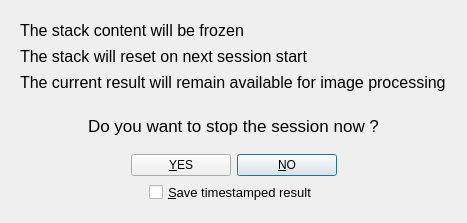
<?xml version="1.0" encoding="UTF-8"?>
<ui version="4.0">
 <class>SessionStopDialog</class>
 <widget class="QDialog" name="SessionStopDialog">
  <property name="windowModality">
   <enum>Qt::ApplicationModal</enum>
  </property>
  <property name="geometry">
   <rect>
    <x>0</x>
    <y>0</y>
    <width>467</width>
    <height>223</height>
   </rect>
  </property>
  <property name="windowTitle">
   <string>Session stop</string>
  </property>
  <property name="modal">
   <bool>true</bool>
  </property>
  <layout class="QVBoxLayout" name="verticalLayout_3">
   <item>
    <widget class="QFrame" name="frame_2">
     <property name="frameShape">
      <enum>QFrame::NoFrame</enum>
     </property>
     <property name="frameShadow">
      <enum>QFrame::Raised</enum>
     </property>
     <layout class="QVBoxLayout" name="verticalLayout_2">
      <item>
       <widget class="QLabel" name="lbl_stop_message_1">
        <property name="font">
         <font>
          <pointsize>12</pointsize>
         </font>
        </property>
        <property name="text">
         <string>The stack content will be frozen</string>
        </property>
        <property name="alignment">
         <set>Qt::AlignLeading|Qt::AlignLeft|Qt::AlignVCenter</set>
        </property>
       </widget>
      </item>
      <item>
       <widget class="QLabel" name="lbl_stop_message_2">
        <property name="font">
         <font>
          <pointsize>12</pointsize>
         </font>
        </property>
        <property name="text">
         <string>The stack will reset on next session start</string>
        </property>
        <property name="alignment">
         <set>Qt::AlignLeading|Qt::AlignLeft|Qt::AlignVCenter</set>
        </property>
       </widget>
      </item>
      <item>
       <widget class="QLabel" name="lbl_stop_message_3">
        <property name="font">
         <font>
          <pointsize>12</pointsize>
         </font>
        </property>
        <property name="text">
         <string>The current result will remain available for image processing</string>
        </property>
        <property name="alignment">
         <set>Qt::AlignLeading|Qt::AlignLeft|Qt::AlignVCenter</set>
        </property>
       </widget>
      </item>
     </layout>
    </widget>
   </item>
   <item>
    <widget class="QFrame" name="frame">
     <property name="frameShape">
      <enum>QFrame::NoFrame</enum>
     </property>
     <property name="frameShadow">
      <enum>QFrame::Raised</enum>
     </property>
     <layout class="QVBoxLayout" name="verticalLayout">
      <item alignment="Qt::AlignHCenter">
       <widget class="QLabel" name="lbl_stop_question">
        <property name="font">
         <font>
          <pointsize>13</pointsize>
         </font>
        </property>
        <property name="text">
         <string>Do you want to stop the session now ?</string>
        </property>
        <property name="margin">
         <number>0</number>
        </property>
       </widget>
      </item>
      <item>
       <layout class="QHBoxLayout" name="horizontalLayout">
        <property name="topMargin">
         <number>12</number>
        </property>
        <item>
         <spacer name="horizontalSpacer">
          <property name="orientation">
           <enum>Qt::Horizontal</enum>
          </property>
          <property name="sizeHint" stdset="0">
           <size>
            <width>40</width>
            <height>20</height>
           </size>
          </property>
         </spacer>
        </item>
        <item alignment="Qt::AlignHCenter">
         <widget class="QPushButton" name="btn_yes">
          <property name="minimumSize">
           <size>
            <width>100</width>
            <height>0</height>
           </size>
          </property>
          <property name="text">
           <string>&amp;YES</string>
          </property>
          <property name="autoDefault">
           <bool>false</bool>
          </property>
         </widget>
        </item>
        <item alignment="Qt::AlignHCenter">
         <widget class="QPushButton" name="btn_no">
          <property name="minimumSize">
           <size>
            <width>100</width>
            <height>0</height>
           </size>
          </property>
          <property name="text">
           <string>&amp;NO</string>
          </property>
          <property name="default">
           <bool>true</bool>
          </property>
         </widget>
        </item>
        <item>
         <spacer name="horizontalSpacer_2">
          <property name="orientation">
           <enum>Qt::Horizontal</enum>
          </property>
          <property name="sizeHint" stdset="0">
           <size>
            <width>40</width>
            <height>20</height>
           </size>
          </property>
         </spacer>
        </item>
       </layout>
      </item>
      <item alignment="Qt::AlignHCenter">
       <widget class="QCheckBox" name="chk_save">
        <property name="font">
         <font>
          <pointsize>10</pointsize>
         </font>
        </property>
        <property name="layoutDirection">
         <enum>Qt::LeftToRight</enum>
        </property>
        <property name="text">
         <string>&amp;Save timestamped result</string>
        </property>
       </widget>
      </item>
     </layout>
    </widget>
   </item>
  </layout>
 </widget>
 <resources/>
 <connections>
  <connection>
   <sender>btn_yes</sender>
   <signal>clicked()</signal>
   <receiver>SessionStopDialog</receiver>
   <slot>accept()</slot>
   <hints>
    <hint type="sourcelabel">
     <x>170</x>
     <y>151</y>
    </hint>
    <hint type="destinationlabel">
     <x>233</x>
     <y>105</y>
    </hint>
   </hints>
  </connection>
  <connection>
   <sender>btn_no</sender>
   <signal>clicked()</signal>
   <receiver>SessionStopDialog</receiver>
   <slot>reject()</slot>
   <hints>
    <hint type="sourcelabel">
     <x>296</x>
     <y>151</y>
    </hint>
    <hint type="destinationlabel">
     <x>233</x>
     <y>105</y>
    </hint>
   </hints>
  </connection>
 </connections>
</ui>
